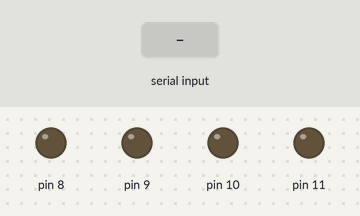
The sketch below on a simulated Arduino Uno, built with avr-gcc and run on an emulated ATmega328P. Parts: output pins drawn as LEDs (lit = HIGH). The inputs (shaded band) are chosen by the test bench. Random numbers use the default seed unless the sketch sets one.

Above: at 1.7 s.
1.8 s: byte 30 received over Serial
At 3.8 s:
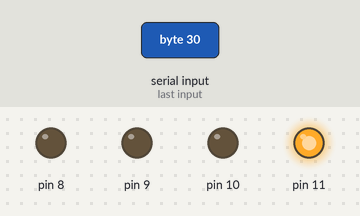
4.8 s: byte 90 received over Serial
At 6.8 s:
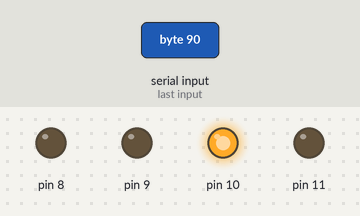
Timing chart, 0 to 8.5 s (numbered marks = the images above; inputs shaded):
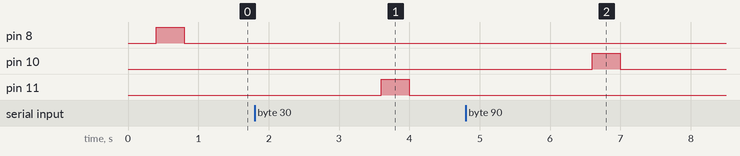

Measured:
- after the input at 1.8 s, pin 11: LOW → HIGH after 1.8 s, → LOW 0.40 s later
- after the input at 4.8 s, pin 10: LOW → HIGH after 1.8 s, → LOW 0.40 s later

The sketch:

uno1.ino
```cpp
#include <stdint.h>

#define LED_MASK 0x0F
#define BTN_FAIL 0x03
#define BTN_WIN  0x0C

uint8_t sequence[50];
uint8_t level = 1;
uint8_t current = 0xFF;
bool is_waiting = false;
uint8_t step = 0;

void setup() {
  Serial.begin(9600);
  DDRB |= LED_MASK;
  PORTB &= ~LED_MASK;

  randomSeed(analogRead(0));
  level = 1;
  sequence[0] = random(0, 4);
}

void new_game() {
  is_waiting = false;
  level = 1;
  step = 0;
  current = 0xFF;
  sequence[0] = random(0, 4);
  delay(1000);
}

void lose(){
  PORTB |= BTN_FAIL;
  PORTB &= ~LED_MASK;
  new_game();
  is_waiting = false;
  step = 0;
  delay(400);
}

void win(){
  step = 0;
  current = 0xFF;
  sequence[level] = random(0,4);
  level++;

  PORTB |= BTN_WIN;
  delay(500);
  PORTB &= ~LED_MASK;
  is_waiting = false;
}

void loop() {
  if(!is_waiting){
    for(uint8_t i = 0; i < level; i++){
      delay(400);
      PORTB |= (1 << sequence[i]);
      delay(400);
      PORTB &= ~LED_MASK;
    }

    while(Serial.available()) Serial.read();
    is_waiting = true;
    current = 0xFF;
    step = 0;
  }

  if(is_waiting){
    if(Serial.available()){
      current = (uint8_t)Serial.read();
      if (current == sequence[step]){
        step++;
        current = 0xFF;
        if(step == level){
          win();
        }
      } else {
        lose();
      }
    }
  }
}
```
